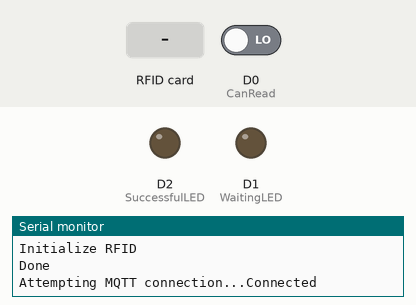
This sketch was run on a simulated ESP8266 (NodeMCU). On the bench: output pins drawn as LEDs (lit = HIGH), the last lines printed to the serial monitor. The test bench sets the inputs (shaded band); at power-on: D0 (CanRead) LOW. WiFi joins after 1.5 s; servers stay silent unless stated; no MQTT or app messages arrive unless stated.

Above: at 2.8 s.
2.9 s: D0 (CanRead) driven HIGH
At 4.0 s:
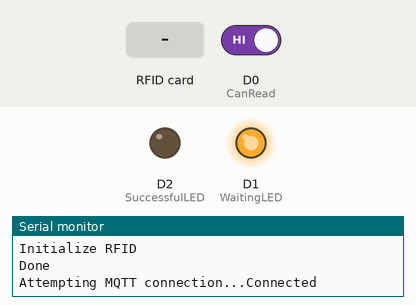
4.4 s: RFID card 09 33 26 17 47 held to the reader
At 5.0 s:
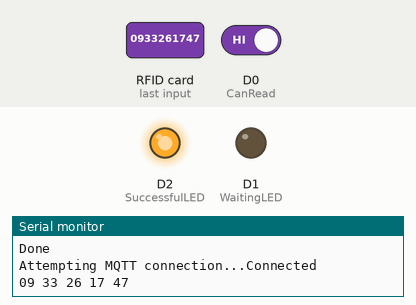
8.4 s: RFID card 5E 7A 19 C4 held to the reader
At 10.6 s:
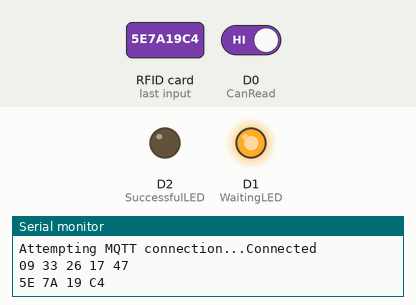
Timing chart, 0 to 12.1 s (numbered marks = the images above; inputs shaded):
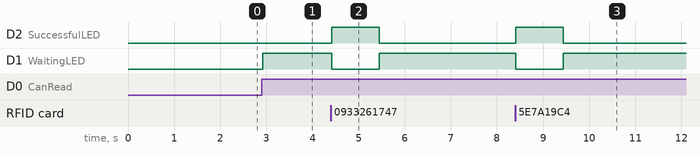

The sketch:

TimekeeperCard.ino
```cpp
#include <ESP8266WiFi.h>
#include <PubSubClient.h>
#include <SPI.h>
#include <MFRC522.h>

#define ssid "VU"
#define password "0933261747"

// MQTT Broker Information
#define mqtt_domain "broker.emqx.io"
#define mqtt_port 1883
#define mqtt_topic_pub "hntt/thcntt3/rfid"

// RFID
#define SS_PIN D8
#define RST_PIN D3
MFRC522 mfrc522(SS_PIN, RST_PIN);

// LED
#define CanRead D0
#define WaitingLED D1
#define SuccessfulLED D2

WiFiClient espClient;
PubSubClient client(espClient);

void initializePinMode()
{
  Serial.println("\nInitialize PinMode");

  pinMode(CanRead, INPUT);
  pinMode(WaitingLED, OUTPUT);
  pinMode(SuccessfulLED, OUTPUT);

  Serial.println("Done");
}

void initializeWIFI()
{
  Serial.println("\nInitialize Wifi");

  Serial.printf("\nConnecting to %s\n", ssid);
  WiFi.begin(ssid, password);

  while (WiFi.status() != WL_CONNECTED)
  {
    delay(500);
    Serial.print(".");
  }

  Serial.print("\nWiFi connected. IP address: ");
  Serial.println(WiFi.localIP());
  Serial.println("Done");
}

void initializeRFID()
{
  Serial.println("\nInitialize RFID");

  SPI.begin();
  mfrc522.PCD_Init();

  Serial.println("Done");
}

void setup()
{
  Serial.println("Starting NodeMCU ESP8266.");
  Serial.begin(115200);

  // initialize
  initializePinMode();
  initializeWIFI();
  initializeRFID();

  client.setServer(mqtt_domain, mqtt_port);
  client.setCallback(receiveMessage);

  reconnect();
}

String convertPayload(byte *payload, unsigned int length)
{
  String result = "";
  for (int i = 0; i < length; i++)
  {
    result += (char)payload[i];
  }
  return result;
}

void receiveMessage(char *topic, byte *payload, unsigned int length)
{
  String message = convertPayload(payload, length);

  Serial.printf("\nTopic: %s\n", topic);
  Serial.printf("\nMessage: %s\n", message);
}

void reconnect()
{
  // lặp cho đến khi được kết nối trở lại
  while (!client.connected())
  {
    Serial.print("Attempting MQTT connection...");
    if (client.connect("mqttx_2d3c7c66"))
    {
      Serial.println("Connected");
      client.publish(mqtt_topic_pub, "Connected from NodeMCU ESP8266");
      client.subscribe(mqtt_topic_pub);
    }
    else
    {
      int state = client.state();
      Serial.printf("\nFailed, rc=%d try again in 5 seconds\n", state);
      delay(5000);
    }
  }
}

String readRFID()
{
  if (!mfrc522.PICC_IsNewCardPresent())
    return "";

  if (!mfrc522.PICC_ReadCardSerial())
    return "";

  String data = "";
  for (byte i = 0; i < mfrc522.uid.size; i++)
  {
    data.concat(String(mfrc522.uid.uidByte[i] < 0x10 ? " 0" : " "));
    data.concat(String(mfrc522.uid.uidByte[i], HEX));
  }

  data.trim();
  data.toUpperCase();

  return data;
}

unsigned long lastMessageTime = -1000;

void processRFID()
{
  if (millis() - lastMessageTime > 1000)
  {

    String RFIDData = readRFID();

    digitalWrite(SuccessfulLED, LOW);
    digitalWrite(WaitingLED, HIGH);

    if (!(RFIDData == ""))
    {
      const char *msg = RFIDData.c_str();
      Serial.println(msg);
      client.publish(mqtt_topic_pub, msg);

      lastMessageTime = millis();
      digitalWrite(SuccessfulLED, HIGH);
      digitalWrite(WaitingLED, LOW);
    }
  }
}

void loop()
{
  if (!client.connected())
  {
    reconnect();
  }

  if (digitalRead(CanRead))
  {
    processRFID();
  }

  client.loop();
}
```

Measured:
- after the input at 2.9 s, D1 (WaitingLED): LOW → HIGH at once
- after the input at 4.4 s, D2 (SuccessfulLED): LOW → HIGH at once, → LOW 1.0 s later; D1 (WaitingLED): HIGH → LOW at once, → HIGH 1.0 s later
- after the input at 8.4 s, D2 (SuccessfulLED): LOW → HIGH at once, → LOW 1.0 s later; D1 (WaitingLED): HIGH → LOW at once, → HIGH 1.0 s later
